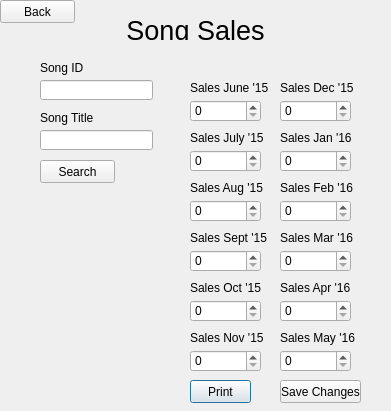
<?xml version="1.0" encoding="UTF-8"?>
<ui version="4.0">
 <class>Music_Songs_Sales</class>
 <widget class="QDialog" name="Music_Songs_Sales">
  <property name="geometry">
   <rect>
    <x>0</x>
    <y>0</y>
    <width>391</width>
    <height>411</height>
   </rect>
  </property>
  <property name="windowTitle">
   <string>Song Sales</string>
  </property>
  <widget class="QLabel" name="AlbumSales_NumberText">
   <property name="geometry">
    <rect>
     <x>40</x>
     <y>60</y>
     <width>71</width>
     <height>16</height>
    </rect>
   </property>
   <property name="text">
    <string>Song ID</string>
   </property>
  </widget>
  <widget class="QLabel" name="AlbumSales_AlbumSalesFeb16">
   <property name="geometry">
    <rect>
     <x>280</x>
     <y>180</y>
     <width>81</width>
     <height>16</height>
    </rect>
   </property>
   <property name="text">
    <string>Sales Feb '16</string>
   </property>
  </widget>
  <widget class="QSpinBox" name="SongSales_SalesBoxMay16">
   <property name="geometry">
    <rect>
     <x>280</x>
     <y>350</y>
     <width>71</width>
     <height>22</height>
    </rect>
   </property>
  </widget>
  <widget class="QPushButton" name="SongSales_PrintButton">
   <property name="geometry">
    <rect>
     <x>190</x>
     <y>380</y>
     <width>61</width>
     <height>23</height>
    </rect>
   </property>
   <property name="text">
    <string>Print</string>
   </property>
  </widget>
  <widget class="QLabel" name="AlbumSales_TitleText">
   <property name="geometry">
    <rect>
     <x>40</x>
     <y>110</y>
     <width>71</width>
     <height>16</height>
    </rect>
   </property>
   <property name="text">
    <string>Song Title</string>
   </property>
  </widget>
  <widget class="QLabel" name="AlbumSales_AlbumSalesNov15">
   <property name="geometry">
    <rect>
     <x>190</x>
     <y>330</y>
     <width>81</width>
     <height>16</height>
    </rect>
   </property>
   <property name="text">
    <string>Sales Nov '15</string>
   </property>
  </widget>
  <widget class="QSpinBox" name="SongSales_SalesBoxJan16">
   <property name="geometry">
    <rect>
     <x>280</x>
     <y>150</y>
     <width>71</width>
     <height>22</height>
    </rect>
   </property>
  </widget>
  <widget class="QPushButton" name="SongSales_SaveButton">
   <property name="geometry">
    <rect>
     <x>280</x>
     <y>380</y>
     <width>81</width>
     <height>23</height>
    </rect>
   </property>
   <property name="text">
    <string>Save Changes</string>
   </property>
  </widget>
  <widget class="QLabel" name="AlbumSales_AlbumTitleBox">
   <property name="geometry">
    <rect>
     <x>240</x>
     <y>60</y>
     <width>151</width>
     <height>16</height>
    </rect>
   </property>
   <property name="text">
    <string/>
   </property>
  </widget>
  <widget class="QLabel" name="AlbumSales_AlbumSalesDec15">
   <property name="geometry">
    <rect>
     <x>280</x>
     <y>80</y>
     <width>81</width>
     <height>16</height>
    </rect>
   </property>
   <property name="text">
    <string>Sales Dec '15</string>
   </property>
  </widget>
  <widget class="QSpinBox" name="SongSales_SalesBoxDec15">
   <property name="geometry">
    <rect>
     <x>280</x>
     <y>100</y>
     <width>71</width>
     <height>22</height>
    </rect>
   </property>
  </widget>
  <widget class="QLabel" name="AlbumSales_AlbumSalesOct15">
   <property name="geometry">
    <rect>
     <x>190</x>
     <y>280</y>
     <width>81</width>
     <height>16</height>
    </rect>
   </property>
   <property name="text">
    <string>Sales Oct '15</string>
   </property>
  </widget>
  <widget class="QSpinBox" name="SongSales_SalesBoxAug15">
   <property name="geometry">
    <rect>
     <x>190</x>
     <y>200</y>
     <width>71</width>
     <height>22</height>
    </rect>
   </property>
  </widget>
  <widget class="QLineEdit" name="SongSales_TitleSearch">
   <property name="geometry">
    <rect>
     <x>40</x>
     <y>130</y>
     <width>113</width>
     <height>20</height>
    </rect>
   </property>
   <property name="text">
    <string/>
   </property>
  </widget>
  <widget class="QLabel" name="AlbumSales_AlbumSalesJan16">
   <property name="geometry">
    <rect>
     <x>280</x>
     <y>130</y>
     <width>81</width>
     <height>16</height>
    </rect>
   </property>
   <property name="text">
    <string>Sales Jan '16</string>
   </property>
  </widget>
  <widget class="QSpinBox" name="SongSales_SalesBoxJul15">
   <property name="geometry">
    <rect>
     <x>190</x>
     <y>150</y>
     <width>71</width>
     <height>22</height>
    </rect>
   </property>
  </widget>
  <widget class="QLabel" name="AlbumSales_AlbumSalesJun15">
   <property name="geometry">
    <rect>
     <x>190</x>
     <y>80</y>
     <width>81</width>
     <height>16</height>
    </rect>
   </property>
   <property name="text">
    <string>Sales June '15</string>
   </property>
  </widget>
  <widget class="QSpinBox" name="SongSales_SalesBoxSep15">
   <property name="geometry">
    <rect>
     <x>190</x>
     <y>250</y>
     <width>71</width>
     <height>22</height>
    </rect>
   </property>
  </widget>
  <widget class="QSpinBox" name="SongSales_SalesBoxApr16">
   <property name="geometry">
    <rect>
     <x>280</x>
     <y>300</y>
     <width>71</width>
     <height>22</height>
    </rect>
   </property>
  </widget>
  <widget class="QPushButton" name="SongSales_BackButton">
   <property name="geometry">
    <rect>
     <x>0</x>
     <y>0</y>
     <width>75</width>
     <height>23</height>
    </rect>
   </property>
   <property name="text">
    <string>Back</string>
   </property>
  </widget>
  <widget class="QSpinBox" name="SongSales_SalesBoxJun15">
   <property name="geometry">
    <rect>
     <x>190</x>
     <y>100</y>
     <width>71</width>
     <height>22</height>
    </rect>
   </property>
  </widget>
  <widget class="QSpinBox" name="SongSales_SalesBoxOct15">
   <property name="geometry">
    <rect>
     <x>190</x>
     <y>300</y>
     <width>71</width>
     <height>22</height>
    </rect>
   </property>
  </widget>
  <widget class="QSpinBox" name="SongSales_SalesBoxFeb16">
   <property name="geometry">
    <rect>
     <x>280</x>
     <y>200</y>
     <width>71</width>
     <height>22</height>
    </rect>
   </property>
  </widget>
  <widget class="QLabel" name="AlbumSales_AlbumSalesAug15">
   <property name="geometry">
    <rect>
     <x>190</x>
     <y>180</y>
     <width>81</width>
     <height>16</height>
    </rect>
   </property>
   <property name="text">
    <string>Sales Aug '15</string>
   </property>
  </widget>
  <widget class="QLabel" name="AlbumSales_AlbumSalesSep15">
   <property name="geometry">
    <rect>
     <x>190</x>
     <y>230</y>
     <width>101</width>
     <height>16</height>
    </rect>
   </property>
   <property name="text">
    <string>Sales Sept '15</string>
   </property>
  </widget>
  <widget class="QPushButton" name="SongSales_SearchButton">
   <property name="geometry">
    <rect>
     <x>40</x>
     <y>160</y>
     <width>75</width>
     <height>23</height>
    </rect>
   </property>
   <property name="text">
    <string>Search</string>
   </property>
  </widget>
  <widget class="QLabel" name="AlbumSales_AlbumSalesJul15">
   <property name="geometry">
    <rect>
     <x>190</x>
     <y>130</y>
     <width>81</width>
     <height>16</height>
    </rect>
   </property>
   <property name="text">
    <string>Sales July '15</string>
   </property>
  </widget>
  <widget class="QLineEdit" name="SongSales_NumberSearch">
   <property name="geometry">
    <rect>
     <x>40</x>
     <y>80</y>
     <width>113</width>
     <height>20</height>
    </rect>
   </property>
  </widget>
  <widget class="QLabel" name="AlbumSales_AlbumNumberBox">
   <property name="geometry">
    <rect>
     <x>190</x>
     <y>60</y>
     <width>46</width>
     <height>16</height>
    </rect>
   </property>
   <property name="text">
    <string/>
   </property>
  </widget>
  <widget class="QSpinBox" name="SongSales_SalesBoxMar16">
   <property name="geometry">
    <rect>
     <x>280</x>
     <y>250</y>
     <width>71</width>
     <height>22</height>
    </rect>
   </property>
  </widget>
  <widget class="QLabel" name="AlbumSales_AlbumSalesMar16">
   <property name="geometry">
    <rect>
     <x>280</x>
     <y>230</y>
     <width>81</width>
     <height>16</height>
    </rect>
   </property>
   <property name="text">
    <string>Sales Mar '16</string>
   </property>
  </widget>
  <widget class="QLabel" name="AlbumSales_AlbumSalesApr16">
   <property name="geometry">
    <rect>
     <x>280</x>
     <y>280</y>
     <width>81</width>
     <height>16</height>
    </rect>
   </property>
   <property name="text">
    <string>Sales Apr '16</string>
   </property>
  </widget>
  <widget class="QLabel" name="AlbumSales_AlbumSalesMay16">
   <property name="geometry">
    <rect>
     <x>280</x>
     <y>330</y>
     <width>81</width>
     <height>16</height>
    </rect>
   </property>
   <property name="text">
    <string>Sales May '16</string>
   </property>
  </widget>
  <widget class="QSpinBox" name="SongSales_SalesBoxNov15">
   <property name="geometry">
    <rect>
     <x>190</x>
     <y>350</y>
     <width>71</width>
     <height>22</height>
    </rect>
   </property>
  </widget>
  <widget class="QLabel" name="AddAlbum_MainText">
   <property name="geometry">
    <rect>
     <x>0</x>
     <y>20</y>
     <width>391</width>
     <height>20</height>
    </rect>
   </property>
   <property name="font">
    <font>
     <pointsize>20</pointsize>
    </font>
   </property>
   <property name="text">
    <string>Song Sales</string>
   </property>
   <property name="alignment">
    <set>Qt::AlignCenter</set>
   </property>
  </widget>
 </widget>
 <resources/>
 <connections>
  <connection>
   <sender>SongSales_BackButton</sender>
   <signal>clicked()</signal>
   <receiver>Music_Songs_Sales</receiver>
   <slot>BackButton()</slot>
   <hints>
    <hint type="sourcelabel">
     <x>21</x>
     <y>13</y>
    </hint>
    <hint type="destinationlabel">
     <x>10</x>
     <y>731</y>
    </hint>
   </hints>
  </connection>
  <connection>
   <sender>SongSales_SearchButton</sender>
   <signal>clicked()</signal>
   <receiver>Music_Songs_Sales</receiver>
   <slot>ViewSales()</slot>
   <hints>
    <hint type="sourcelabel">
     <x>75</x>
     <y>178</y>
    </hint>
    <hint type="destinationlabel">
     <x>68</x>
     <y>483</y>
    </hint>
   </hints>
  </connection>
  <connection>
   <sender>SongSales_PrintButton</sender>
   <signal>clicked()</signal>
   <receiver>Music_Songs_Sales</receiver>
   <slot>Print()</slot>
   <hints>
    <hint type="sourcelabel">
     <x>226</x>
     <y>395</y>
    </hint>
    <hint type="destinationlabel">
     <x>231</x>
     <y>561</y>
    </hint>
   </hints>
  </connection>
  <connection>
   <sender>SongSales_SaveButton</sender>
   <signal>clicked()</signal>
   <receiver>Music_Songs_Sales</receiver>
   <slot>SaveChanges()</slot>
   <hints>
    <hint type="sourcelabel">
     <x>302</x>
     <y>388</y>
    </hint>
    <hint type="destinationlabel">
     <x>300</x>
     <y>565</y>
    </hint>
   </hints>
  </connection>
 </connections>
 <slots>
  <slot>BackButton()</slot>
  <slot>ViewSales()</slot>
  <slot>Print()</slot>
  <slot>SaveChanges()</slot>
 </slots>
</ui>
